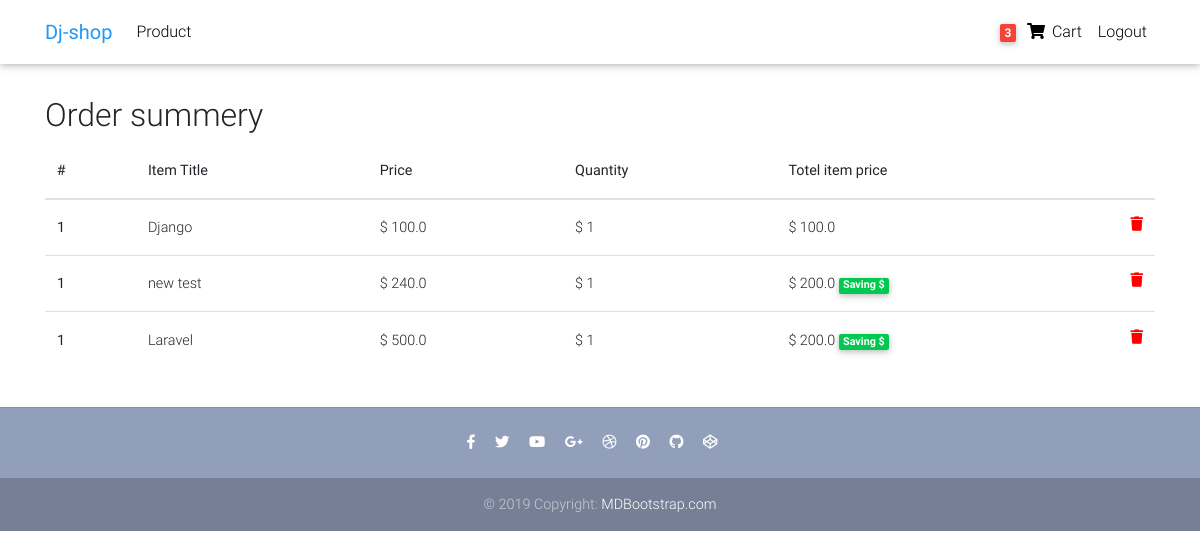
Page /order_summary/ (signed in) on the committed database.
### core/models.py (models this page shows, shortened)
class Order(models.Model):
    user         = models.ForeignKey(settings.AUTH_USER_MODEL, on_delete=models.CASCADE)
    items        = models.ManyToManyField(OrderItem,)
    start_date   = models.DateField(auto_now_add=True)
    ordered_date = models.DateField()
    ordered      = models.BooleanField(default=False)

class OrderItem(models.Model):
    user     = models.ForeignKey(settings.AUTH_USER_MODEL, on_delete=models.CASCADE,)
    ordered      = models.BooleanField(default=False)
    item     = models.ForeignKey(Item, on_delete=models.CASCADE)
    quantity = models.IntegerField(default=1)
    def get_total_item_price(self):
        return self.quantity * self.item.price
    def get_total_discount_item_price (self):
        return self.quantity * self.item.discount_price

class Item(models.Model):
    title          = models.CharField(max_length=100)
    price          = models.FloatField()
    discount_price = models.FloatField(default=False,blank=True,null=True)
    slug           = models.SlugField()
    category       = models.CharField(choices=CATEGORY_CHOSES,max_length=2)
    label          = models.CharField(choices=LABEL_CHOSES,max_length=1)
    description    = models.CharField(max_length=100)

### core/views.py (the view)
# urls.py: path('order_summary/', OrderSummaryView.as_view(), name='order_summary'),
class OrderSummaryView(LoginRequiredMixin, View):
    def get(self, *args, **kwargs):
        try:
            order = Order.objects.get(user=self.request.user, ordered=False)
            context = {
                'object': order
            }
            return render(self.request, 'order_summary.html', context)
        except ObjectDoesNotExist:
            messages.warning(self.request, "You do not have an active order")
            return redirect("/")

### core/templatetags/cart_template_tags.py (called while the page is built)
@register.filter
def cart_item_count(user):
    if user.is_authenticated:
        qs = Order.objects.filter(user=user, ordered=False)
        if qs.exists():
            return qs[0].items.count()
    else:
        return 0

### core/templates/order_summary.html (shortened to what this page needs)
{% load static %}
{% load cart_template_tags %}
<!DOCTYPE html>
<html lang="en">
<head>
  <link rel="stylesheet" href="https://use.fontawesome.com/releases/v5.11.2/css/all.css">
  <link href="{% static 'css/bootstrap.min.css'%}" rel="stylesheet">
  <link href="{% static 'css/mdb.min.css'%}" rel="stylesheet">
  <link href="{% static 'css/style.min.css'%}" rel="stylesheet">
</head>
<body>
  <div class=" p-5">
  </div>
  <main>
    <div class="container">
  <nav class="navbar fixed-top navbar-expand-lg navbar-light white scrolling-navbar">
    <div class="container">
      <a class="navbar-brand waves-effect" href="{% url 'core:home' %}">
        <strong class="blue-text">Dj-shop</strong>
      </a>
      <div class="collapse navbar-collapse" id="navbarSupportedContent">
        <ul class="navbar-nav mr-auto">
          <li class="nav-item">
            <a class="nav-link waves-effect" href="">Product</a>
          </li>
        </ul>
        <ul class="navbar-nav nav-flex-icons">
          {% if user.is_authenticated %}
          <li class="nav-item">
            <a class="nav-link waves-effect"href="{%url 'core:order_summary'%}">
              <span class="badge red z-depth-1 mr-1"> {{request.user|cart_item_count}} </span>
              <i class="fas fa-shopping-cart"></i>
              <span class="clearfix d-none d-sm-inline-block"> Cart </span>
            </a>
          </li>
          <li class="nav-item">
            <a class="nav-link waves-effect" href="{%url 'account_logout' %}">
              <span class="clearfix d-none d-sm-inline-block"> Logout </span>
            </a>
          </li>
          {%endif%}
        </ul>
      </div>
    </div>
  </nav>
      <h2>Order summery</h2>
      <div class="table-responsive text-nowrap">
        <table class="table">
          <thead>
            <tr>
              <th scope="col">#</th>
              <th scope="col">Item Title</th>
              <th scope="col">Price</th>
              <th scope="col">Quantity</th>
              <th scope="col">Totel item price</th>
            </tr>
          </thead>
          <tbody>
            {% for order_item in object.items.all %}
            <tr>
              <th scope="row">1</th>
              <td>{{ order_item.item.title }}</td>
              <td>$ {{ order_item.item.price }}</td>
              <td>$ {{ order_item.quantity }}</td>
              <td>
                {% if order_item.item.discount_price %}
                    $ {{ order_item.get_total_discount_item_price }}
                <span class="badge badge-success">Saving $ {{ order_item.get_amount_saved }}</span>
                {% else %}
                    $ {{ order_item.get_total_item_price }}
                {% endif %}
                <a style='color: red;' href="">
                    <i class="fas fa-trash float-right"></i>
                </a>
                </td>
            </tr>
            {% endfor %}
          </tbody>
        </table>
      </div>
    </div>
  </main>
  <footer class="page-footer text-center font-small mt-4 wow fadeIn">
    <hr class="my-4">
    <div class="pb-4">
      <a href="https://www.facebook.com/mdbootstrap" target="_blank">
        <i class="fab fa-facebook-f mr-3"></i>
      </a>
      <a href="https://twitter.com/MDBootstrap" target="_blank">
        <i class="fab fa-twitter mr-3"></i>
      </a>
      <a href="https://www.youtube.com/watch?v=7MUISDJ5ZZ4" target="_blank">
        <i class="fab fa-youtube mr-3"></i>
      </a>
      <a href="https://plus.google.com/u/0/b/107863090883699620484" target="_blank">
        <i class="fab fa-google-plus-g mr-3"></i>
      </a>
      <a href="https://dribbble.com/mdbootstrap" target="_blank">
        <i class="fab fa-dribbble mr-3"></i>
      </a>
      <a href="https://pinterest.com/mdbootstrap" target="_blank">
        <i class="fab fa-pinterest mr-3"></i>
      </a>
      <a href="https://github.com/mdbootstrap/bootstrap-material-design" target="_blank">
        <i class="fab fa-github mr-3"></i>
      </a>
      <a href="http://codepen.io/mdbootstrap/" target="_blank">
        <i class="fab fa-codepen mr-3"></i>
      </a>
    </div>
    <div class="footer-copyright py-3">
      © 2019 Copyright:
      <a href="https://mdbootstrap.com/education/bootstrap/" target="_blank"> MDBootstrap.com </a>
    </div>
  </footer>
</body>
</html>

### core/templates/order_summary.html (style rules this page uses)
html, body, header, .carousel { height: 60vh; }

### rows in the picture
OrderItem: item "Django", item.price "100.0", quantity "1", get_total_item_price "100.0"
OrderItem: item "new test", item.price "240.0", quantity "1", get_total_discount_item_price "200.0"
OrderItem: item "Laravel", item.price "500.0", quantity "1", get_total_discount_item_price "200.0"

### other values in the picture
{{ request.user|cart_item_count }} "3"
